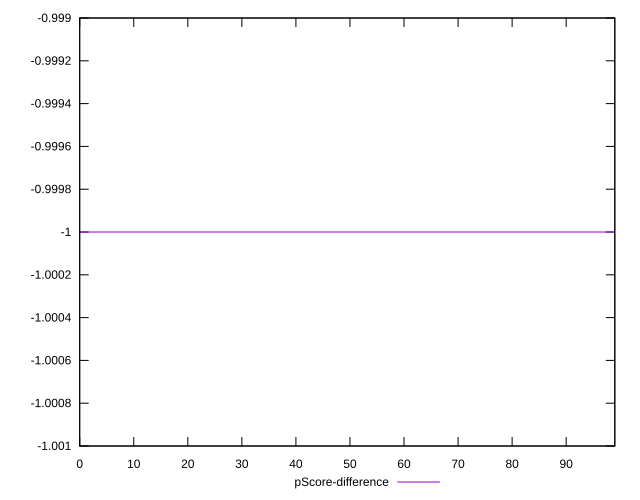

Generate this figure with gnuplot:
reset

$pScoreDifference <<EOF
0 -1
1 -1
2 -1
3 -1
4 -1
5 -1
6 -1
7 -1
8 -1
9 -1
10 -1
11 -1
12 -1
13 -1
14 -1
15 -1
16 -1
17 -1
18 -1
19 -1
20 -1
21 -1
22 -1
23 -1
24 -1
25 -1
26 -1
27 -1
28 -1
29 -1
30 -1
31 -1
32 -1
33 -1
34 -1
35 -1
36 -1
37 -1
38 -1
39 -1
40 -1
41 -1
42 -1
43 -1
44 -1
45 -1
46 -1
47 -1
48 -1
49 -1
50 -1
51 -1
52 -1
53 -1
54 -1
55 -1
56 -1
57 -1
58 -1
59 -1
60 -1
61 -1
62 -1
63 -1
64 -1
65 -1
66 -1
67 -1
68 -1
69 -1
70 -1
71 -1
72 -1
73 -1
74 -1
75 -1
76 -1
77 -1
78 -1
79 -1
80 -1
81 -1
82 -1
83 -1
84 -1
85 -1
86 -1
87 -1
88 -1
89 -1
90 -1
91 -1
92 -1
93 -1
94 -1
95 -1
96 -1
97 -1
98 -1
99 -1
EOF

set key outside below
set xrange [0:99]
set yrange [-1.001:-0.999]
set trange [-1.001:-0.999]
set terminal svg size 640, 500 enhanced background rgb 'white'
set output "report_00025_2021-02-22T21:38:55.199Z/total-byte-weight/samples/pages+cached+noadtech/pScore-difference/values.svg"

plot $pScoreDifference title "pScore-difference" with line

reset
